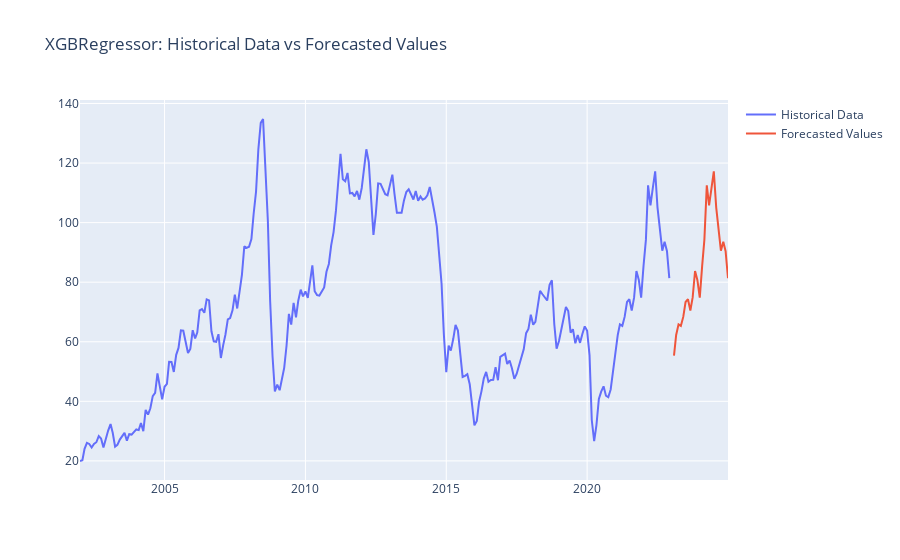
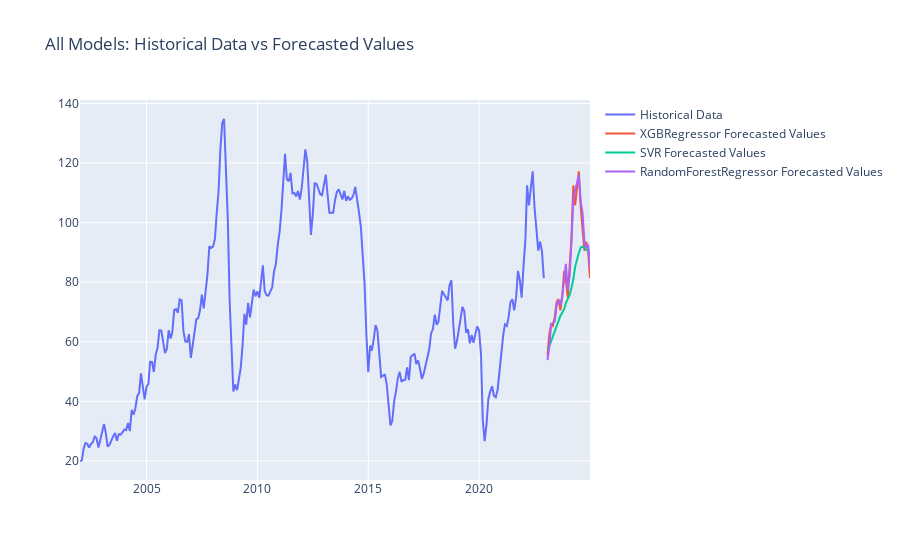

These figures' notebook cell, in order:
### Code cell
#%%

def main():
    file_path = '../Modified_Data.csv'
    data = load_data(file_path)
    plot_data(data)
    train = data.copy()[['Price']]
    print('Training data shape: ', train.shape)
    train_data = train.values
    timesteps = 24
    X_train, y_train = prepare_data(train_data, timesteps)
    models = initialize_models(random_state=42)
    fit_models(models, X_train, y_train)
    train_data_timesteps = np.array([[j for j in train_data[i:i+timesteps]] for i in range(0,len(train_data)-timesteps+1)])[:,:,0]
    X_train, X_test, y_train, y_test = split_data(train_data_timesteps, timesteps)
    error_metrics = calculate_error_metrics(models, X_test, y_test)
    for model_name, metrics in error_metrics.items():
        print(f"{model_name} MAE: {metrics['MAE']:.3f}")
        print(f"{model_name} MSE: {metrics['MSE']:.3f}")
        print(f"{model_name} MAPE: {metrics['MAPE']:.3f}")
    future_dates = pd.date_range(start=data.index[-1], periods=25, freq='M')[1:]
    forecasts = generate_forecast(models, train_data_timesteps, timesteps)
    plot_forecasts(data, future_dates, forecasts)
    plot_combined_forecasts(data, future_dates, forecasts)

if __name__ == "__main__":
    main()

### Figure 1 — Plotly figure (JSON) as saved in the notebook; plotly's stock layout.template omitted (floating-point values rounded to 4 significant figures; data arrays with more than 128 entries replaced by an {"elided": "..."} marker saying what was removed)
{"data": [{"mode": "lines", "name": "Historical Data", "type": "scatter", "x": {"elided": "252 str values"}, "y": {"elided": "252 float values"}}, {"mode": "lines", "name": "Forecasted Values", "type": "scatter", "x": ["2023-01-31T00:00:00", "2023-02-28T00:00:00", "2023-03-31T00:00:00", "2023-04-30T00:00:00", "2023-05-31T00:00:00", "2023-06-30T00:00:00", "2023-07-31T00:00:00", "2023-08-31T00:00:00", "2023-09-30T00:00:00", "2023-10-31T00:00:00", "2023-11-30T00:00:00", "2023-12-31T00:00:00", "2024-01-31T00:00:00", "2024-02-29T00:00:00", "2024-03-31T00:00:00", "2024-04-30T00:00:00", "2024-05-31T00:00:00", "2024-06-30T00:00:00", "2024-07-31T00:00:00", "2024-08-31T00:00:00", "2024-09-30T00:00:00", "2024-10-31T00:00:00", "2024-11-30T00:00:00", "2024-12-31T00:00:00"], "y": [55.33, 62.27, 65.84, 65.33, 68.34, 73.35, 74.29, 70.51, 74.88, 83.75, 80.75, 74.8, 85.48, 94.28, 112.5, 105.8, 111.5, 117.2, 105.1, 97.74, 90.57, 93.6, 90.38, 81.34]}], "layout": {"title": {"text": "XGBRegressor: Historical Data vs Forecasted Values"}}}

### Figure 2 — Plotly figure (JSON) as saved in the notebook; plotly's stock layout.template omitted (floating-point values rounded to 4 significant figures; data arrays with more than 128 entries replaced by an {"elided": "..."} marker saying what was removed)
{"data": [{"mode": "lines", "name": "Historical Data", "type": "scatter", "x": {"elided": "252 str values"}, "y": {"elided": "252 float values"}}, {"mode": "lines", "name": "XGBRegressor Forecasted Values", "type": "scatter", "x": ["2023-01-31T00:00:00", "2023-02-28T00:00:00", "2023-03-31T00:00:00", "2023-04-30T00:00:00", "2023-05-31T00:00:00", "2023-06-30T00:00:00", "2023-07-31T00:00:00", "2023-08-31T00:00:00", "2023-09-30T00:00:00", "2023-10-31T00:00:00", "2023-11-30T00:00:00", "2023-12-31T00:00:00", "2024-01-31T00:00:00", "2024-02-29T00:00:00", "2024-03-31T00:00:00", "2024-04-30T00:00:00", "2024-05-31T00:00:00", "2024-06-30T00:00:00", "2024-07-31T00:00:00", "2024-08-31T00:00:00", "2024-09-30T00:00:00", "2024-10-31T00:00:00", "2024-11-30T00:00:00", "2024-12-31T00:00:00"], "y": [55.33, 62.27, 65.84, 65.33, 68.34, 73.35, 74.29, 70.51, 74.88, 83.75, 80.75, 74.8, 85.48, 94.28, 112.5, 105.8, 111.5, 117.2, 105.1, 97.74, 90.57, 93.6, 90.38, 81.34]}, {"mode": "lines", "name": "SVR Forecasted Values", "type": "scatter", "x": ["2023-01-31T00:00:00", "2023-02-28T00:00:00", "2023-03-31T00:00:00", "2023-04-30T00:00:00", "2023-05-31T00:00:00", "2023-06-30T00:00:00", "2023-07-31T00:00:00", "2023-08-31T00:00:00", "2023-09-30T00:00:00", "2023-10-31T00:00:00", "2023-11-30T00:00:00", "2023-12-31T00:00:00", "2024-01-31T00:00:00", "2024-02-29T00:00:00", "2024-03-31T00:00:00", "2024-04-30T00:00:00", "2024-05-31T00:00:00", "2024-06-30T00:00:00", "2024-07-31T00:00:00", "2024-08-31T00:00:00", "2024-09-30T00:00:00", "2024-10-31T00:00:00", "2024-11-30T00:00:00", "2024-12-31T00:00:00"], "y": [57.45, 58.46, 60.11, 61.95, 63.43, 64.97, 66.94, 68.68, 69.62, 70.86, 73.08, 74.74, 75.71, 78.07, 80.96, 85.16, 87.71, 89.88, 91.63, 91.95, 91.59, 90.8, 90.48, 89.84]}, {"mode": "lines", "name": "RandomForestRegressor Forecasted Values", "type": "scatter", "x": ["2023-01-31T00:00:00", "2023-02-28T00:00:00", "2023-03-31T00:00:00", "2023-04-30T00:00:00", "2023-05-31T00:00:00", "2023-06-30T00:00:00", "2023-07-31T00:00:00", "2023-08-31T00:00:00", "2023-09-30T00:00:00", "2023-10-31T00:00:00", "2023-11-30T00:00:00", "2023-12-31T00:00:00", "2024-01-31T00:00:00", "2024-02-29T00:00:00", "2024-03-31T00:00:00", "2024-04-30T00:00:00", "2024-05-31T00:00:00", "2024-06-30T00:00:00", "2024-07-31T00:00:00", "2024-08-31T00:00:00", "2024-09-30T00:00:00", "2024-10-31T00:00:00", "2024-11-30T00:00:00", "2024-12-31T00:00:00"], "y": [53.87, 57.9, 65.68, 66.29, 66.85, 72.12, 74.0, 72.2, 75.34, 80.55, 86.16, 77.31, 82.19, 93.25, 107.6, 110.8, 113.4, 115.9, 107.0, 103.1, 93.79, 91.52, 92.6, 84.93]}], "layout": {"title": {"text": "All Models: Historical Data vs Forecasted Values"}}}
